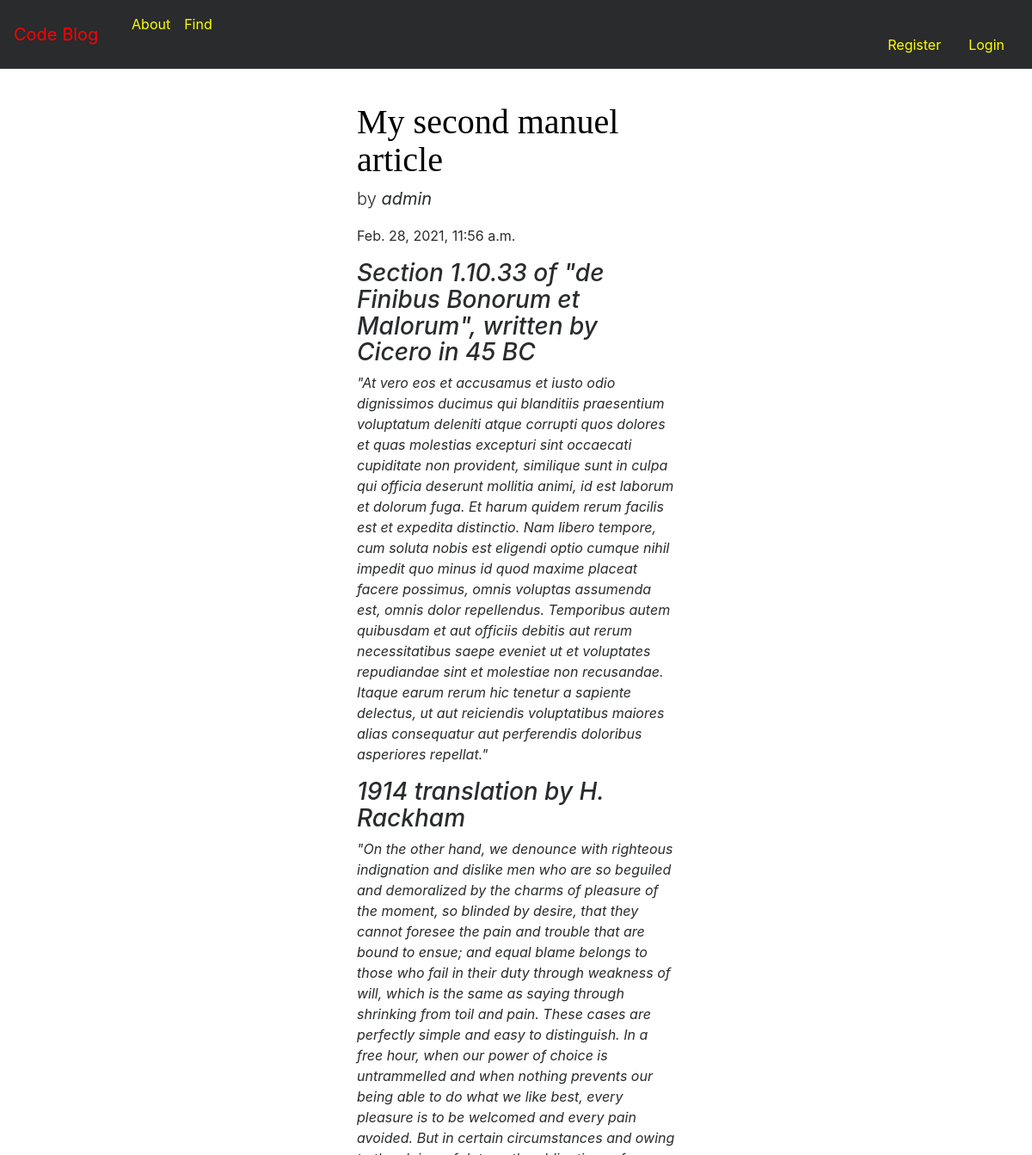
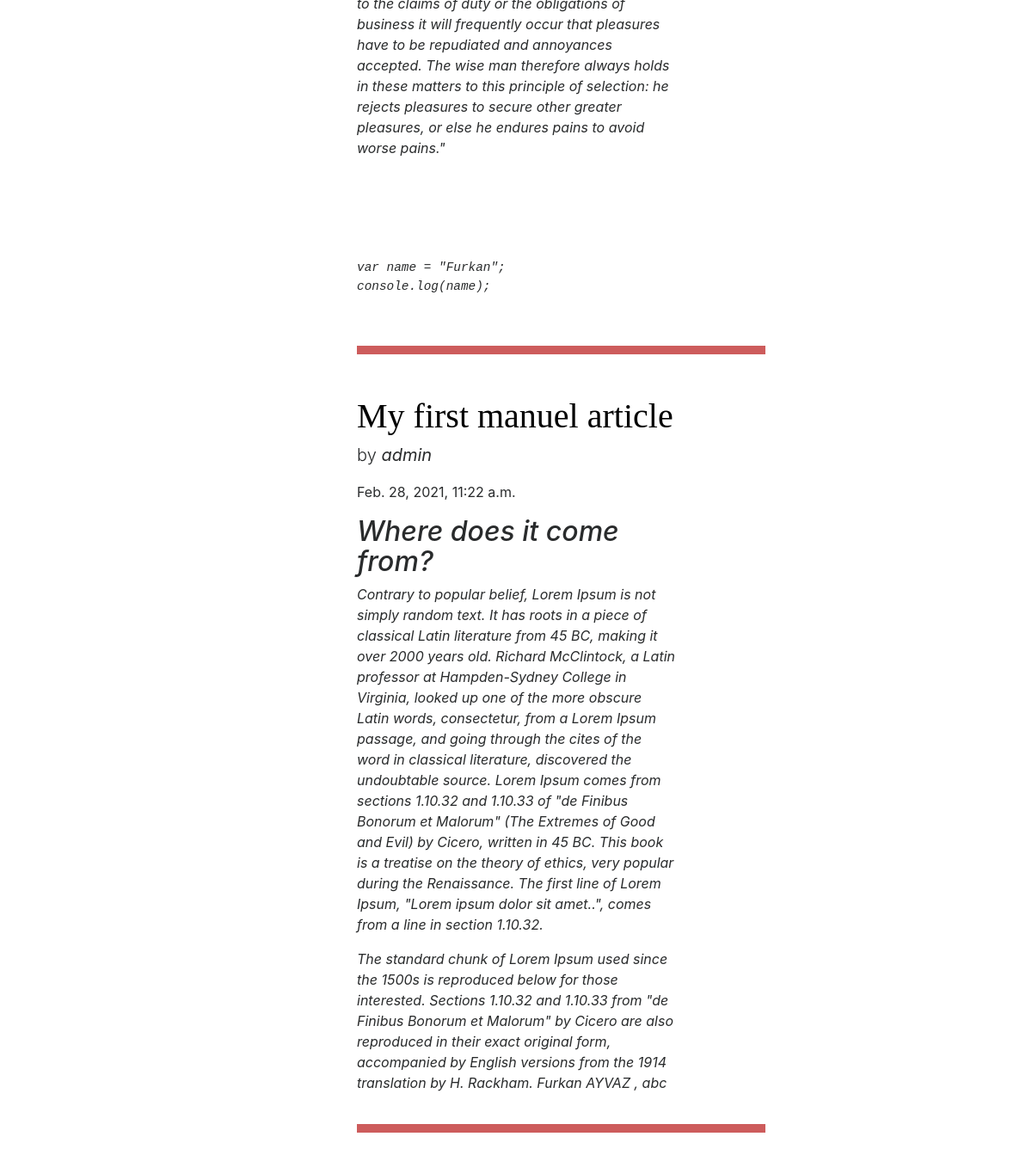
The page / on the database its author committed (2 pictures, top to bottom).
### article/models.py (models this page shows, shortened)
class Article(models.Model):
    author = models.ForeignKey("auth.User",on_delete = models.CASCADE,verbose_name= "Author")
    content = RichTextField(verbose_name="Content")
    title = models.CharField(max_length=100,verbose_name="Title", unique = True)
    last_update = models.DateTimeField(auto_now = True,verbose_name = "Update date")
    created_date = models.DateTimeField(auto_now_add=True,verbose_name="Created Date")
    slug = models.SlugField(unique = True, max_length = 100)
    def get_absolute_url_detail(self):
	    return reverse("article:detail", kwargs = {"slug":self.slug})
    class Meta:
        ordering = ["-created_date"]

### article/views.py (the view)
# urls.py: path("",all_Article,name = "index"),
def all_Article(request):
    articles = Article.objects.all()
    return render(request,"index.html",{"articles":articles})

### templates/index.html
{% extends 'layout.html' %}
{% block body %}
<div class="col-md-4 offset-md-4">
    {% for article in articles %}
    <h1 style="font-family:fantasy;" class="mt-4"><a style="color : black; text-decoration: none;"
            href="{{article.get_absolute_url_detail}}">{{article.title}}</a></h1>
    <p class="lead">
        by <b> <i>{{article.author}}</i></b>
    </p>
    <p>{{article.created_date}}</p>
    <p class="lead"><i>{{article.content|safe}}</i></p>
    <div
        style="margin-bottom : 20px; margin-top : 20px;display: inline-block;height:10px; width :475px; background:indianred;">
    </div>
    {% endfor %}
</div>
{% endblock body %}

### templates/layout.html (shortened to what this page needs)
<!DOCTYPE html>
{% load static %}
<html lang="en">
<head>
    <link rel="stylesheet" href="{% static 'css/bootstrap.min.css'%}">
    <link rel="stylesheet" href="https://pro.fontawesome.com/releases/v5.10.0/css/all.css"/>
</head>
<body>
    {% include 'includes/navbar.html' %}
    <br><br>
    <br><br>
    {% block body %}
    {% endblock body %}
</body>
</html>

### templates/includes/navbar.html (shortened to what this page needs)
<nav class="navbar navbar-toggleable-md navbar-inverse bg-danger fixed-top bg-inverse">
  <a style="color : red;" class="navbar-brand" href="/">Code Blog</a>
  <div class="collapse navbar-collapse" id="navbarCollapse">
    <ul class="navbar-nav mr-auto">
      <li class="nav-item active">
        </li>
      <li class="nav-item active">
        <a style="color : yellow;" class="nav-link" href="{% url 'about' %}">About</a>
      </li>
      <li class="nav-item active">
        <a style="color : yellow;" class="nav-link" href="{% url 'article:find' %}">Find</a>
      </li>
    </ul>
    {% if request.user.is_authenticated %}
    <li class="nav-item active">
      <a style="color : yellow;" class="nav-link" href="{% url 'article:dashboard' %}">Dashboard</a>
    </li>
    <li class="nav-item active">
      <a style="color : yellow;" class="nav-link" href="{% url 'user:logout' %}">Logout</a>
    </li>
    {% else %}
    <li class="nav-item active">
      <a style="color : yellow;" class="nav-link" href="{% url 'user:register'%}">Register</a>
    </li>
    <li class="nav-item active">
      <a style="color : yellow;" class="nav-link" href="{% url 'user:login'%}">Login</a>
    </li>
    {% endif %}
  </div>
</nav>

### rows shown on the page
Article: title "My second manuel article", author "admin", created_date "Feb. 28, 2021, 11:56 a.m.", content "\"At vero eos et accusamus et iusto odio dignissimos ducimus qui blanditiis praesentium voluptatum deleniti atque corrupti quos dolores et quas molestias excepturi sint occaecati cupiditate non provident, similique sunt in culpa qui officia deserunt mollitia animi, id est laborum et dolorum fuga. Et harum quidem rerum facilis est et expedita distinctio. Nam libero tempore, cum soluta nobis est eligendi optio cumque nihil impedit quo minus id quod maxime placeat facere possimus, omnis voluptas assumenda est, omnis dolor repellendus. Temporibus autem quibusdam et aut officiis debitis aut rerum necessitatibus saepe eveniet ut et voluptates repudiandae sint et molestiae non recusandae. Itaque…"
Article: title "My first manuel article", author "admin", created_date "Feb. 28, 2021, 11:22 a.m.", content "Contrary to popular belief, Lorem Ipsum is not simply random text. It has roots in a piece of classical Latin literature from 45 BC, making it over 2000 years old. Richard McClintock, a Latin professor at Hampden-Sydney College in Virginia, looked up one of the more obscure Latin words, consectetur, from a Lorem Ipsum passage, and going through the cites of the word in classical literature, discovered the undoubtable source. Lorem Ipsum comes from sections 1.10.32 and 1.10.33 of \"de Finibus Bonorum et Malorum\" (The Extremes of Good and Evil) by Cicero, written in 45 BC. This book is a treatise on the theory of ethics, very popular during the Renaissance. The first line of Lorem Ipsum,…"
